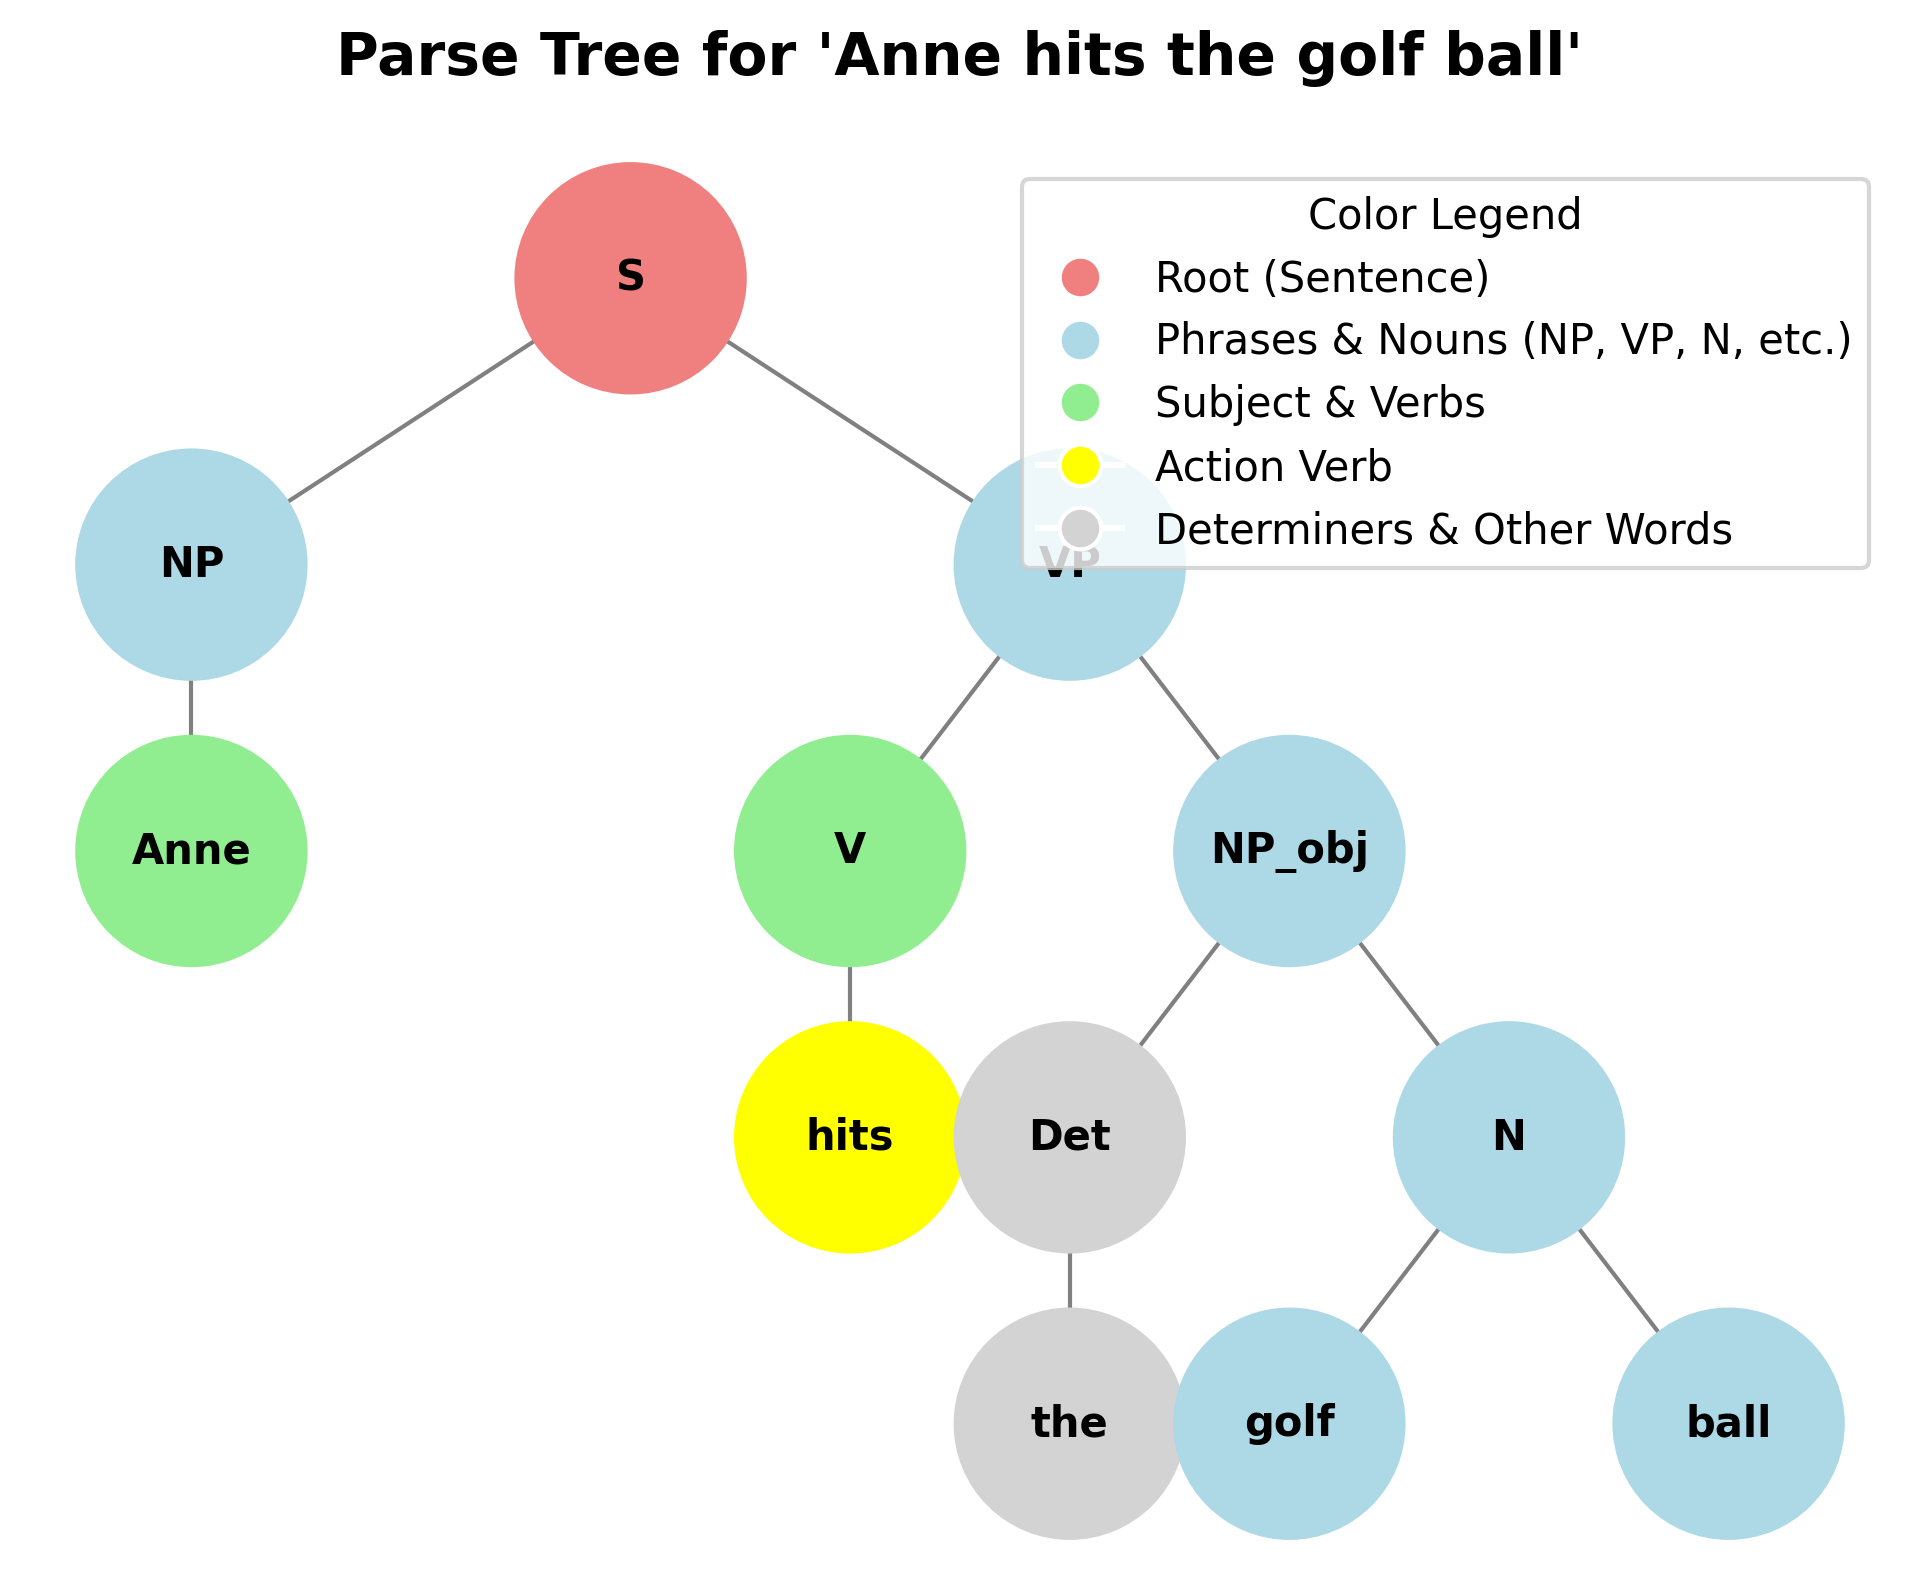

Recreate this plot in Python.
import matplotlib.pyplot as plt
import networkx as nx

# Parse tree structure as edges (Parent → Child)
edges = [
    ("S", "NP"), ("S", "VP"),
    ("NP", "Anne"),
    ("VP", "V"), ("VP", "NP_obj"),
    ("V", "hits"),
    ("NP_obj", "Det"), ("NP_obj", "N"),
    ("Det", "the"),
    ("N", "golf"), ("N", "ball")
]

# Directed graph
G = nx.DiGraph()
G.add_edges_from(edges)

# Positions for nodes
pos = {
    "S": (5, 4),
    "NP": (3, 3), "VP": (7, 3),
    "Anne": (3, 2), "V": (6, 2), "NP_obj": (8, 2),
    "hits": (6, 1), "Det": (7, 1), "N": (9, 1),
    "the": (7, 0), "golf": (8, 0), "ball": (10, 0)
}

# **Fixing Colors: Making "golf" and "ball" blue (Noun)**
node_colors = {
    "S": "lightcoral",  # Root (Sentence)
    "NP": "lightblue", "VP": "lightblue",  # Phrases
    "Anne": "lightgreen", "V": "lightgreen", "NP_obj": "lightblue",  # Words/Phrases
    "hits": "yellow", "Det": "lightgray", "N": "lightblue",
    "the": "lightgray", 
    "golf": "lightblue",  # ✅ Fixed to be a noun (blue)
    "ball": "lightblue"   # ✅ Fixed to be a noun (blue)
}

# Creating color list for drawing
colors = [node_colors.get(node, "lightblue") for node in G.nodes()]

# Creating figure
fig, ax = plt.subplots(figsize=(8, 6))

# Drawing colorful tree
nx.draw(G, pos, with_labels=True, node_size=3000, node_color=colors,
        font_size=10, font_weight="bold", edge_color="gray", arrows=False, ax=ax)

# Title
plt.title("Parse Tree for 'Anne hits the golf ball'", fontsize=14, fontweight="bold", pad=20)

# Legend at **top right**
legend_labels = {
    "lightcoral": "Root (Sentence)",
    "lightblue": "Phrases & Nouns (NP, VP, N, etc.)",  # Updated for clarity
    "lightgreen": "Subject & Verbs",
    "yellow": "Action Verb",
    "lightgray": "Determiners & Other Words"
}

# Legend
legend_patches = [plt.Line2D([0], [0], marker='o', color='w', markersize=10, 
                              markerfacecolor=color, label=label) 
                  for color, label in legend_labels.items()]

plt.legend(handles=legend_patches, loc="upper right", fontsize=10, frameon=True, title="Color Legend")

# Saving and showing
plt.savefig("parse_tree_annehitsgolfball.png", format='png', bbox_inches='tight', dpi=300)
plt.show()
